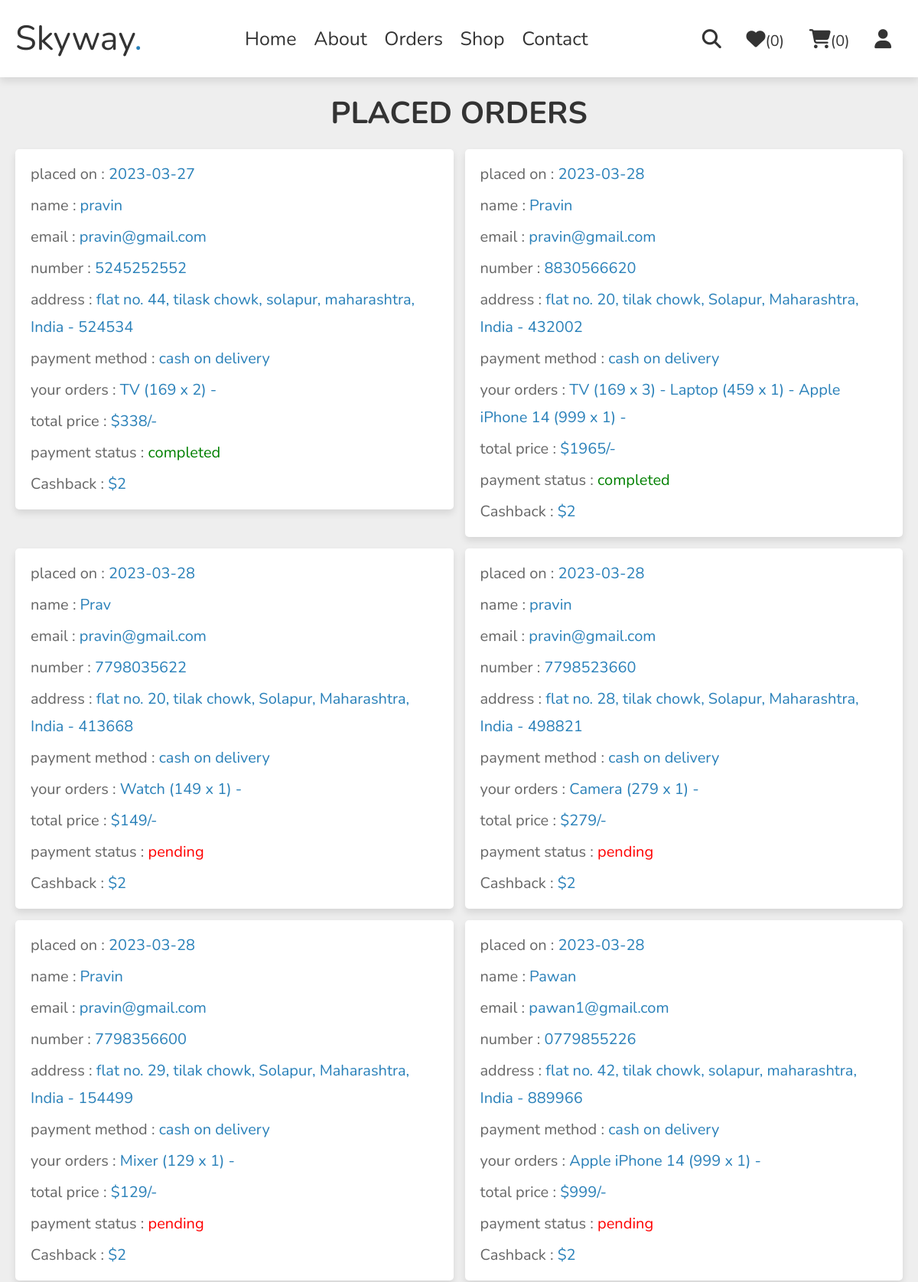
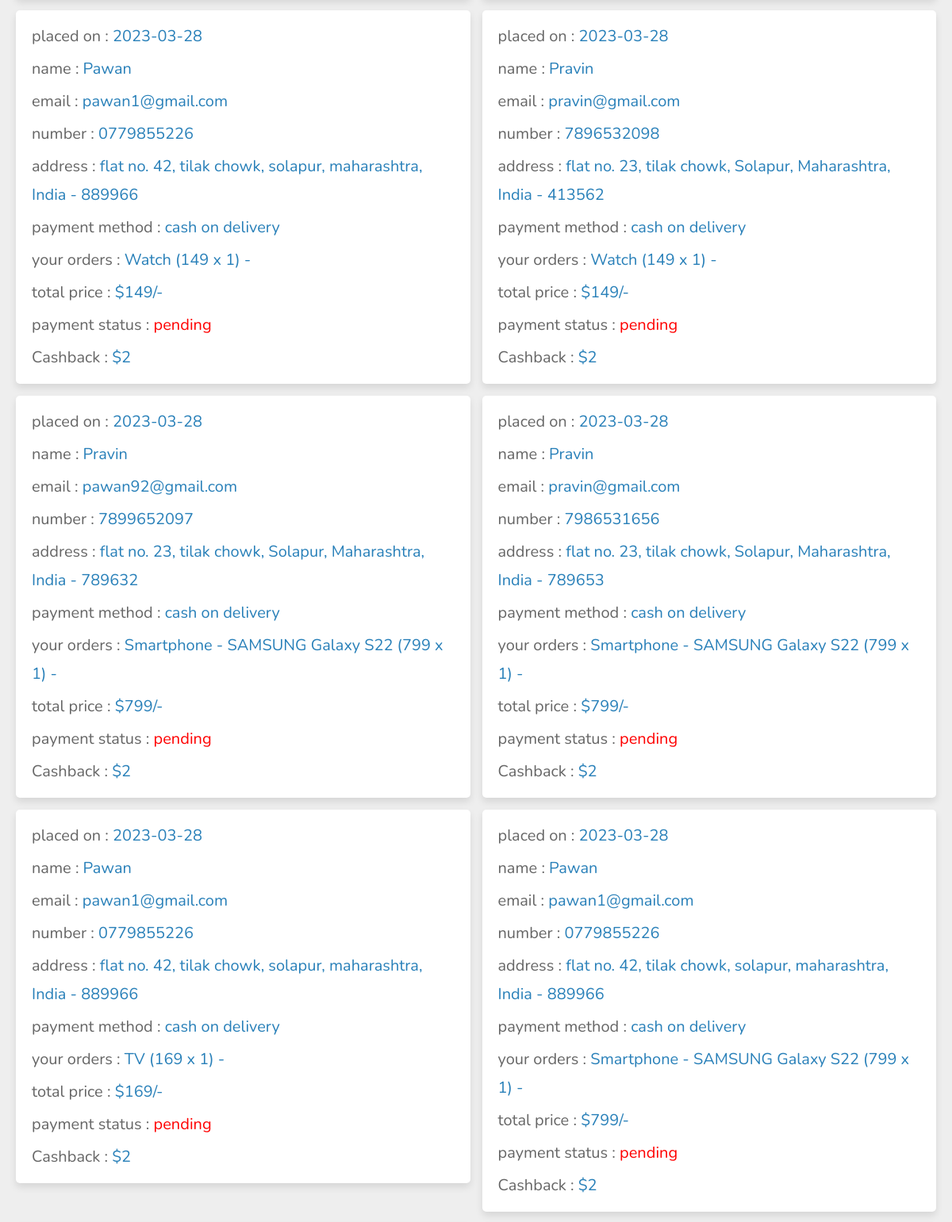
The app's page /orders.php (signed in, upper part) with its own data (2 pictures, top to bottom).
### tables this page shows
CREATE TABLE `orders` (
  `id` int(100) NOT NULL,
  `user_id` int(100) NOT NULL,
  `name` varchar(20) NOT NULL,
  `number` varchar(10) NOT NULL,
  `email` varchar(50) NOT NULL,
  `method` varchar(50) NOT NULL,
  `address` varchar(500) NOT NULL,
  `total_products` varchar(1000) NOT NULL,
  `total_price` int(100) NOT NULL,
  `placed_on` date NOT NULL DEFAULT current_timestamp(),
  `payment_status` varchar(20) NOT NULL DEFAULT 'pending'
);

### orders.php (the view, shortened to what this page needs)
<?php
include 'components/connect.php';
if(isset($_SESSION['user_id'])){
   $user_id = $_SESSION['user_id'];
}else{
   $user_id = '';
};
?>
<!DOCTYPE html>
<html lang="en">
<head>
   <link rel="stylesheet" href="https://cdnjs.cloudflare.com/ajax/libs/font-awesome/6.1.1/css/all.min.css">
   <link rel="stylesheet" href="css/style.css">
</head>
<body>
<?php include 'components/user_header.php'; ?>
<section class="orders">
   <h1 class="heading">placed orders</h1>
   <div class="box-container">
   <?php
      if($user_id == ''){
         echo '<p class="empty">please login to see your orders</p>';
      }else{
         $select_orders = $conn->prepare("SELECT * FROM `orders` WHERE user_id = ?");
         $select_orders->execute([$user_id]);
         if($select_orders->rowCount() > 0){
            while($fetch_orders = $select_orders->fetch(PDO::FETCH_ASSOC)){
   ?>
   <div class="box">
      <p>placed on : <span><?= $fetch_orders['placed_on']; ?></span></p>
      <p>name : <span><?= $fetch_orders['name']; ?></span></p>
      <p>email : <span><?= $fetch_orders['email']; ?></span></p>
      <p>number : <span><?= $fetch_orders['number']; ?></span></p>
      <p>address : <span><?= $fetch_orders['address']; ?></span></p>
      <p>payment method : <span><?= $fetch_orders['method']; ?></span></p>
      <p>your orders : <span><?= $fetch_orders['total_products']; ?></span></p>
      <p>total price : <span>$<?= $fetch_orders['total_price']; ?>/-</span></p>
      <p> payment status : <span style="color:<?php if($fetch_orders['payment_status'] == 'pending'){ echo 'red'; }else{ echo 'green'; }; ?>"><?= $fetch_orders['payment_status']; ?></span> </p>
      <p>Cashback : <span>$2</span></p>
   </div>
   <?php
      }
      }else{
         echo '<p class="empty">no orders placed yet!</p>';
      }
      }
   ?>
   </div>
</section>
</body>
</html>

### css/style.css (style rules this page uses)
:root { --main-color: #2980b9; --orange: #ffa200; --red: #ff0000; --black: #333; --white: #fff; --light-color: #666; --light-bg: #eee; --box-shadow: 0 0.5rem 1rem rgba(0, 0, 0, 0.1); }
* { font-family: "Nunito", sans-serif; margin: 0; padding: 0; box-sizing: border-box; outline: none; border: none; text-decoration: none; }
html { font-size: 62.5%; overflow-x: hidden; }
body { background-color: var(--light-bg); }
section { padding: 2rem; max-width: 1200px; margin: 0 auto; }
.heading { font-size: 4rem; color: var(--black); margin-bottom: 2rem; text-align: center; text-transform: uppercase; }
.orders .box-container { display: flex; flex-wrap: wrap; gap: 1.5rem; align-items: flex-start; }
.orders .box-container .box { padding: 1rem 2rem; flex: 1 1 40rem; border: var(--border); background-color: var(--white); box-shadow: var(--box-shadow); border-radius: 0.5rem; }
.orders .box-container .box p { margin: 0.5rem 0; line-height: 1.8; font-size: 2rem; color: var(--light-color); }
.orders .box-container .box p span { color: var(--main-color); }

### records on screen
orders: placed_on "2023-03-27", name "pravin", email "pravin@gmail.com", number "5245252552", address "flat no. 44, tilask chowk, solapur, maharashtra, India - 524534", method "cash on delivery", total_products "TV (169 x 2) -", total_price "338", payment_status "completed"
orders: placed_on "2023-03-28", name "Pravin", email "pravin@gmail.com", number "8830566620", address "flat no. 20, tilak chowk, Solapur, Maharashtra, India - 432002", method "cash on delivery", total_products "TV (169 x 3) - Laptop (459 x 1) - Apple iPhone 14 (999 x 1) -", total_price "1965", payment_status "completed"
orders: placed_on "2023-03-28", name "Prav", email "pravin@gmail.com", number "7798035622", address "flat no. 20, tilak chowk, Solapur, Maharashtra, India - 413668", method "cash on delivery", total_products "Watch (149 x 1) -", total_price "149", payment_status "pending"
orders: placed_on "2023-03-28", name "pravin", email "pravin@gmail.com", number "7798523660", address "flat no. 28, tilak chowk, Solapur, Maharashtra, India - 498821", method "cash on delivery", total_products "Camera (279 x 1) -", total_price "279", payment_status "pending"
orders: placed_on "2023-03-28", name "Pravin", email "pravin@gmail.com", number "7798356600", address "flat no. 29, tilak chowk, Solapur, Maharashtra, India - 154499", method "cash on delivery", total_products "Mixer (129 x 1) -", total_price "129", payment_status "pending"
orders: placed_on "2023-03-28", name "Pawan", email "pawan1@gmail.com", number "0779855226", address "flat no. 42, tilak chowk, solapur, maharashtra, India - 889966", method "cash on delivery", total_products "Apple iPhone 14 (999 x 1) -", total_price "999", payment_status "pending"
orders: placed_on "2023-03-28", name "Pawan", email "pawan1@gmail.com", number "0779855226", address "flat no. 42, tilak chowk, solapur, maharashtra, India - 889966", method "cash on delivery", total_products "Watch (149 x 1) -", total_price "149", payment_status "pending"
orders: placed_on "2023-03-28", name "Pravin", email "pravin@gmail.com", number "7896532098", address "flat no. 23, tilak chowk, Solapur, Maharashtra, India - 413562", method "cash on delivery", total_products "Watch (149 x 1) -", total_price "149", payment_status "pending"
orders: placed_on "2023-03-28", name "Pravin", email "pawan92@gmail.com", number "7899652097", address "flat no. 23, tilak chowk, Solapur, Maharashtra, India - 789632", method "cash on delivery", total_products "Smartphone - SAMSUNG Galaxy S22 (799 x 1) -", total_price "799", payment_status "pending"
orders: placed_on "2023-03-28", name "Pravin", email "pravin@gmail.com", number "7986531656", address "flat no. 23, tilak chowk, Solapur, Maharashtra, India - 789653", method "cash on delivery", total_products "Smartphone - SAMSUNG Galaxy S22 (799 x 1) -", total_price "799", payment_status "pending"
orders: placed_on "2023-03-28", name "Pawan", email "pawan1@gmail.com", number "0779855226", address "flat no. 42, tilak chowk, solapur, maharashtra, India - 889966", method "cash on delivery", total_products "TV (169 x 1) -", total_price "169", payment_status "pending"
orders: placed_on "2023-03-28", name "Pawan", email "pawan1@gmail.com", number "0779855226", address "flat no. 42, tilak chowk, solapur, maharashtra, India - 889966", method "cash on delivery", total_products "Smartphone - SAMSUNG Galaxy S22 (799 x 1) -", total_price "799", payment_status "pending"

### other values on screen
$total_wishlist_counts "0"
$total_cart_counts "0"
